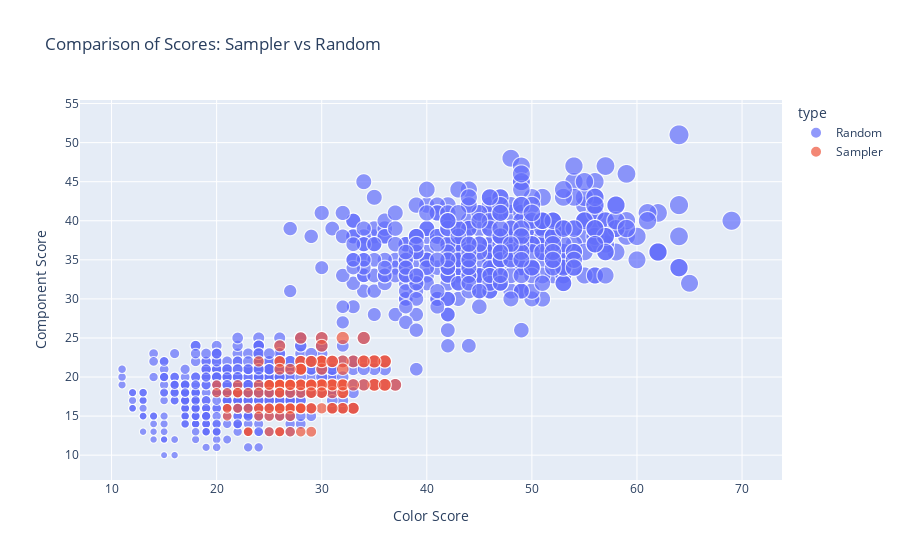

This figure's notebook cell:
### Code cell
# plot2d
import plotly.express as px
# Create a combined DataFrame for plotting
random_results['type'] = 'Random'
qc_results['type'] = 'Sampler'
combined_results = pandas.concat([random_results, qc_results])

# Scatter plot using Plotly
fig = px.scatter(combined_results, x='color', y='components', color='type', size='score',
                 hover_data=['name'], title='Comparison of Scores: Sampler vs Random',
                 labels={'color': 'Color Score', 'components': 'Component Score', 'score': 'Overall Score'})

fig.show()

### Figure 1 — Plotly figure (JSON) as saved in the notebook; plotly's stock layout.template omitted (floating-point values rounded to 4 significant figures; data arrays with more than 128 entries replaced by an {"elided": "..."} marker saying what was removed)
{"data": [{"customdata": {"elided": "1000 rows, 8694 int values in total"}, "hovertemplate": "type=Random<br>Color Score=%{x}<br>Component Score=%{y}<br>Overall Score=%{marker.size}<br>name=%{customdata[0]}<extra></extra>", "legendgroup": "Random", "marker": {"color": "#636efa", "size": {"elided": "1000 int values"}, "sizemode": "area", "sizeref": 0.2575, "symbol": "circle"}, "mode": "markers", "name": "Random", "showlegend": true, "type": "scattergl", "x": {"elided": "1000 int values"}, "xaxis": "x", "y": {"elided": "1000 int values"}, "yaxis": "y"}, {"customdata": {"elided": "129x1x6 int values"}, "hovertemplate": "type=Sampler<br>Color Score=%{x}<br>Component Score=%{y}<br>Overall Score=%{marker.size}<br>name=%{customdata[0]}<extra></extra>", "legendgroup": "Sampler", "marker": {"color": "#EF553B", "size": {"elided": "129 int values"}, "sizemode": "area", "sizeref": 0.2575, "symbol": "circle"}, "mode": "markers", "name": "Sampler", "showlegend": true, "type": "scattergl", "x": {"elided": "129 int values"}, "xaxis": "x", "y": {"elided": "129 int values"}, "yaxis": "y"}], "layout": {"legend": {"itemsizing": "constant", "title": {"text": "type"}, "tracegroupgap": 0}, "title": {"text": "Comparison of Scores: Sampler vs Random"}, "xaxis": {"anchor": "y", "domain": [0, 1], "title": {"text": "Color Score"}}, "yaxis": {"anchor": "x", "domain": [0, 1], "title": {"text": "Component Score"}}}}
